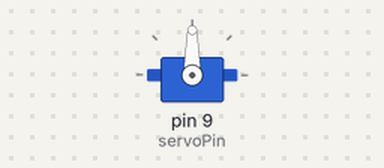
The sketch below on a simulated Arduino Uno, built with avr-gcc and run on an emulated ATmega328P. On the bench: servo.

Above: at 0.05 s.
Timing chart, 0 to 3.0 s (numbered marks = the images above):
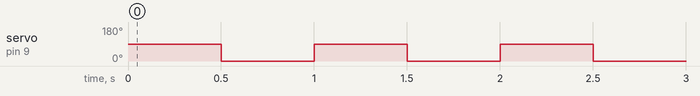

The sketch:

30_servo.ino
```cpp
// Load a library
#include <Servo.h>
int servoPin=9;
int servoPosA=0;
int servoPosB=90;
int servoPosC=180;
int t = 500;
Servo myServo; // Create object

void setup() {
  // put your setup code here, to run once:
Serial.begin(9600);
myServo.attach(servoPin);
}

void loop() {
  // put your main code here, to run repeatedly:
    myServo.write(90);
    delay(500);
    myServo.write(0);
    delay(500);


}
```

Measured:
- by itself, servo on pin 9 (servoPin): alternates 90° for 0.50 s and 0° for 0.50 s
